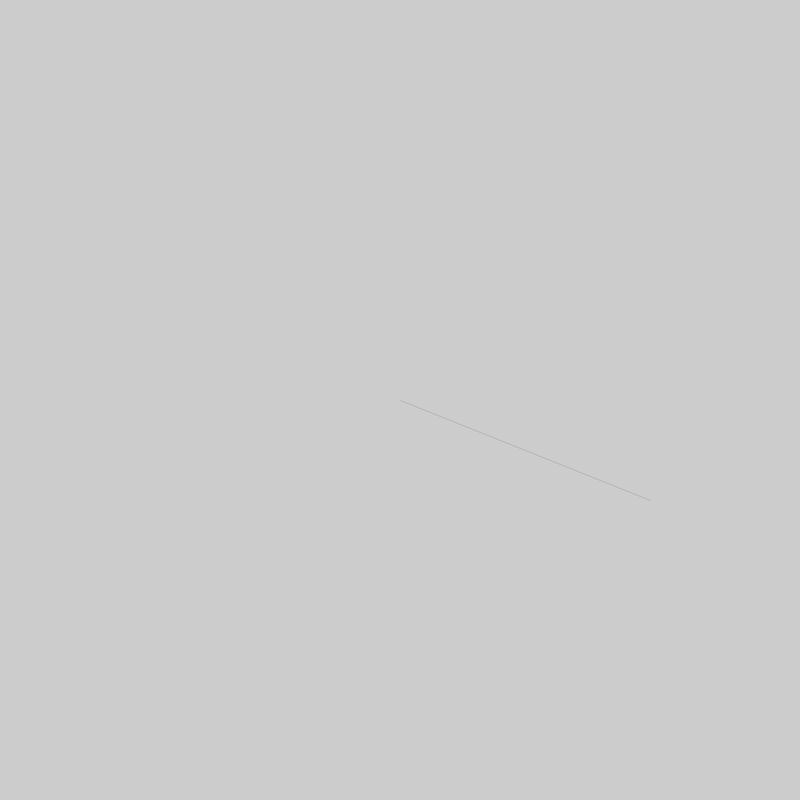
Frame 1 (no input)
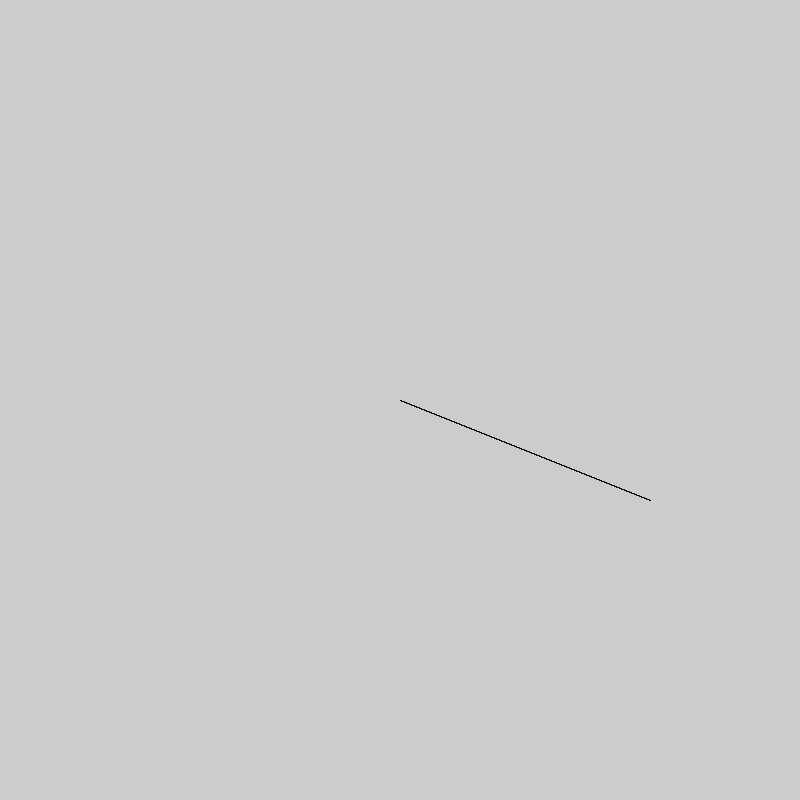
Frame 60 (the mouse pressed at the canvas centre just before this capture)
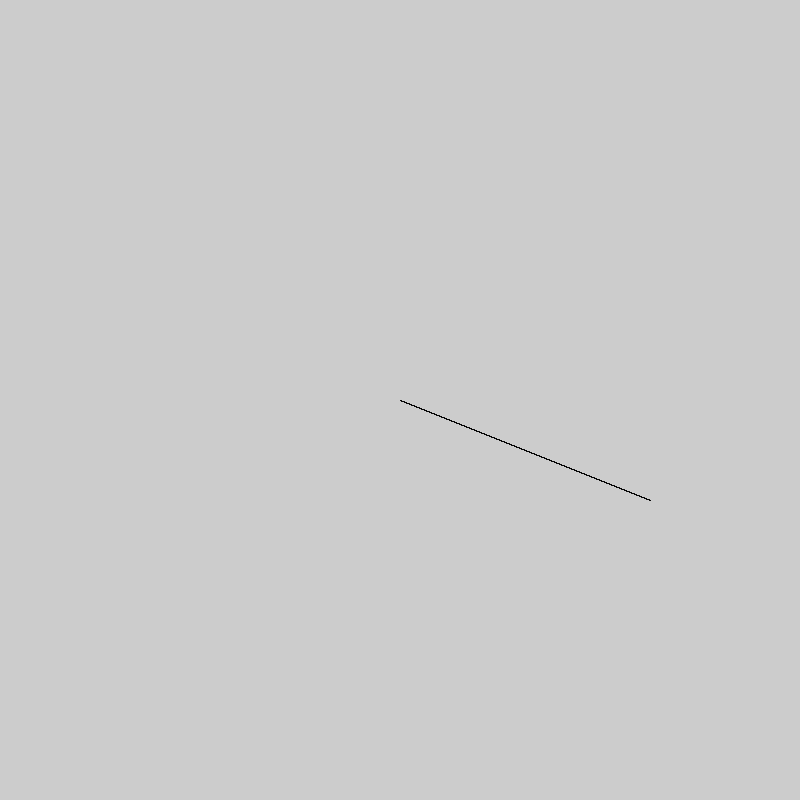
Frame 120 (the mouse held since frame 60 and released just before this capture)

The Processing sketch that drew these frames (run headless with seeded random() and noise(); from frame 60 on, the mouse is pressed at the canvas centre):

// Processing sketch: s005_transformedStroke
// ── s005_transformedStroke.pde
void setup() {
  size(800,800);
}

void draw() {
   translate(width/2, height/2);
   strokeWeight(0);
   scale(50, 20);
   line(0,0, 5,5);
}
